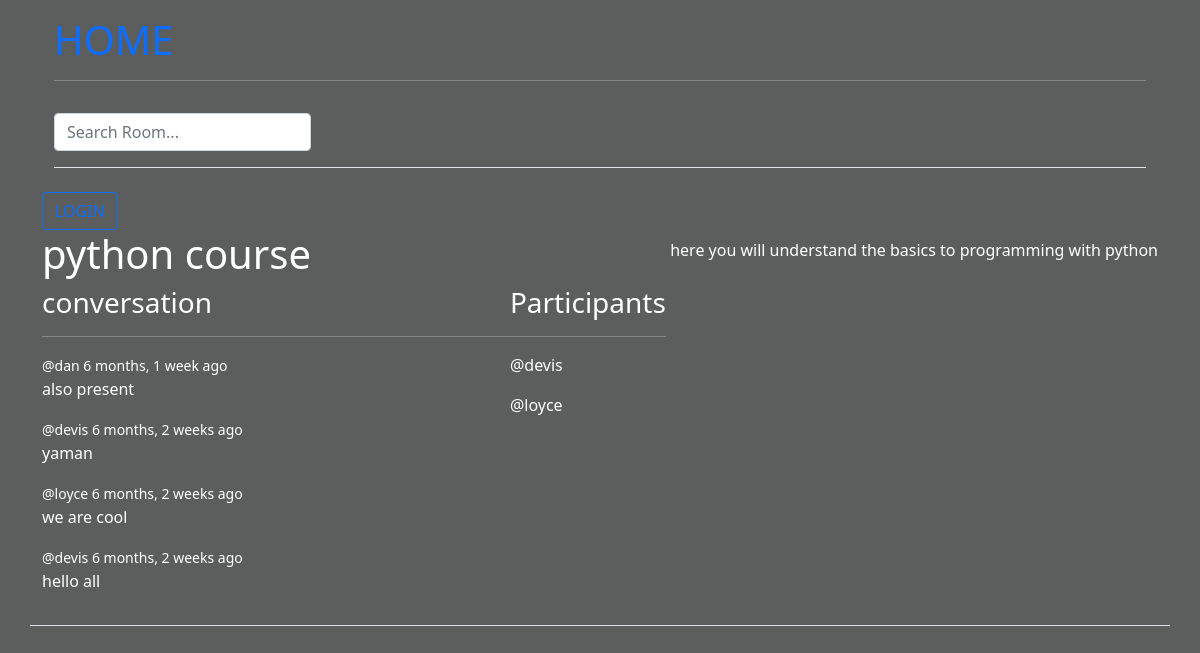
/room/5/, run on the app's committed database.
### prog/models.py (models this page shows, shortened)
class Room(models.Model):
    host =models.ForeignKey(User, on_delete=models.SET_NULL, null=True)
    topic = models.ForeignKey(Topic, on_delete=models.SET_NULL, null=True)
    name = models.CharField(max_length=200)
    description = models.TextField(null=True, blank=True)
    participants = models.ManyToManyField(User, related_name='participants', blank=True)
    updated = models.DateTimeField(auto_now=True)
    created = models.DateTimeField(auto_now_add=True)
    class Meta:
        ordering = ['-updated','-created']

class Message(models.Model):
    user = models.ForeignKey(User, on_delete=models.CASCADE)
    room = models.ForeignKey(Room, on_delete=models.CASCADE)
    body = models.TextField()
    updated = models.DateTimeField(auto_now=True)
    created = models.DateTimeField(auto_now_add=True)
    class Meta:
        ordering = ['-updated','-created']

### prog/views.py (the view, shortened to what this page needs)
# urls.py: path('room/<str:pk>/', views.room, name='room'),
def room(request, pk):
    room = Room.objects.get(id=pk)
    room_messages=room.message_set.all()
    participants = room.participants.all()
    context={'room':room, 'room_messages':room_messages, 'participants':participants}
    return render(request, 'prog/room.html', context)

### prog/templates/prog/room.html (shortened to what this page needs)
{% extends 'main.html' %}
{% block content %}
<h1>{{room.name}}</h1>
<p>{{room.description}}</p>
<div class="room-container">
    <div class="comment-wrapper">
        <div>
            <h3>conversation</h3>
            <hr>
            {% for message in room_messages %}
            <div>
                <small>@{{message.user}} {{message.created|timesince}} ago</small>
                <p>{{message.body}}</p>
            </div>
            {% endfor %}
        </div>
    </div>
    <div>
        <h3>Participants</h3>
        <hr>
        {% for user in participants %}
        <div>
            <p>@{{user.username}}</p>
        </div>
        {% endfor %}
    </div>
</div>
{% endblock %}

### static/styles/main.css (style rules this page uses)
body { background-color:rgba(86, 88, 88, 0.959) !important; color: #fff; }

### prog/templates/prog/room.html (style rules this page uses)
.room-container { display: grid; grid-template-columns: 3fr 1fr; }

### data on the page
Room: name "python course", description "here you will understand the basics to programming with python"
Message: user "dan", created "6 months, 1 week", body "also present"
Message: user "devis", created "6 months, 2 weeks", body "yaman"
Message: user "loyce", created "6 months, 2 weeks", body "we are cool"
Message: user "devis", created "6 months, 2 weeks", body "hello all"

### other printed values
{{ user.username }} "devis"
{{ user.username }} "loyce"
